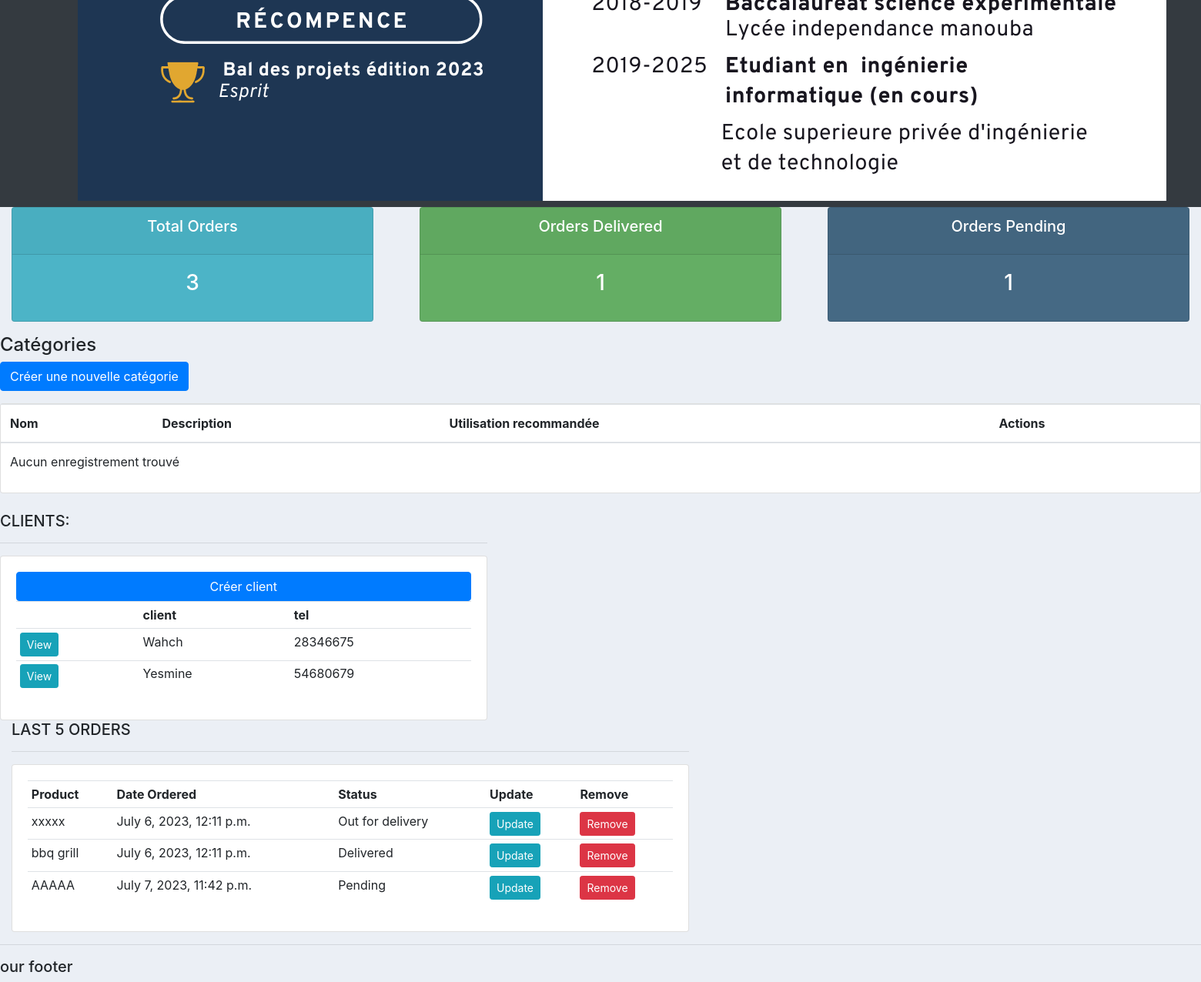
Page / (signed in, lower part) on the earlier database version.
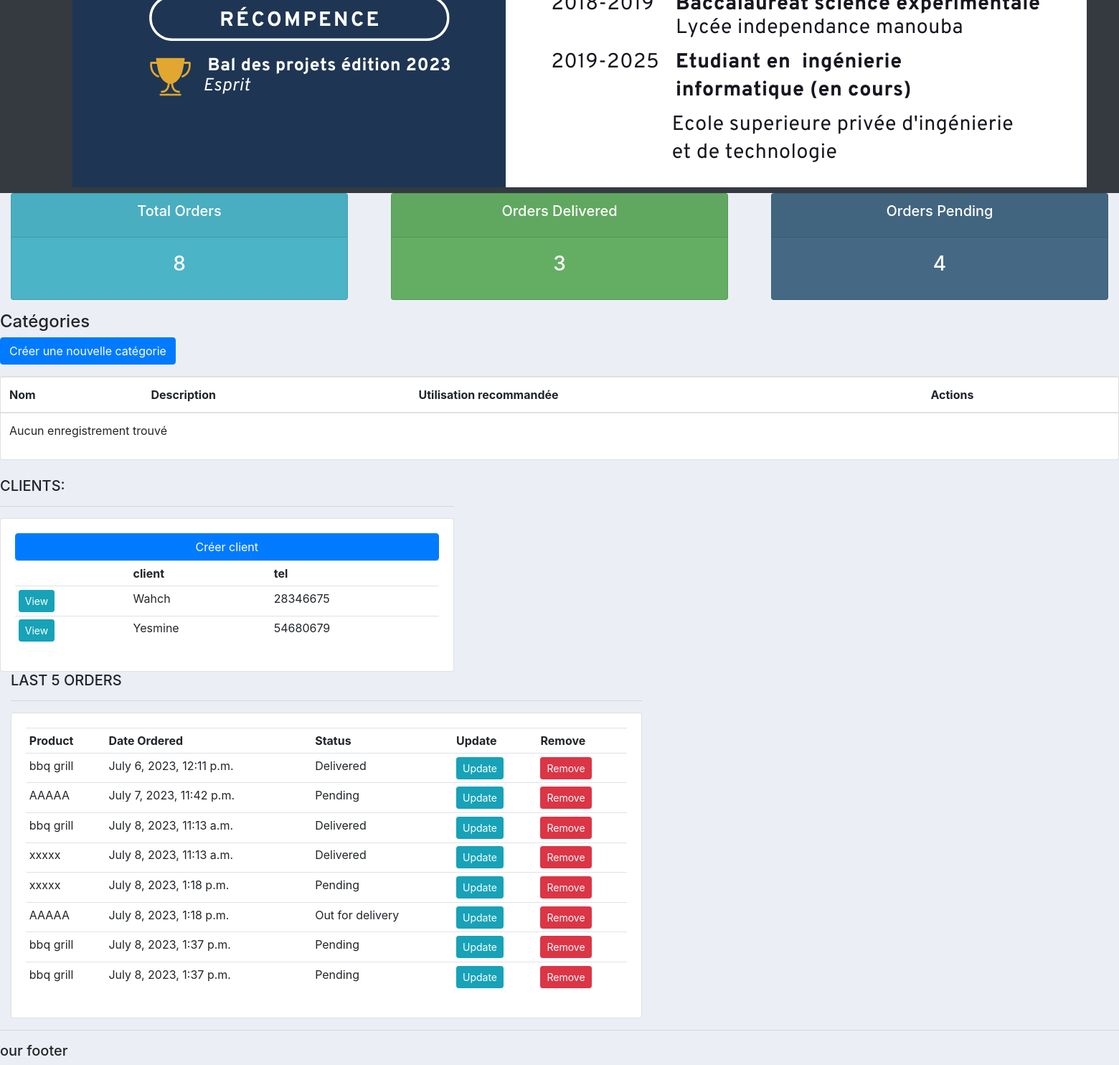
Same page on the later database version.
### accounts/models.py (models this page shows, shortened)
class customer(models.Model):
    name = models.CharField(max_length=200 , null=True)
    phone = models.CharField(max_length=200 , null=True)
    email = models.CharField(max_length=200 , null=True)
    date_created = models.DateTimeField(auto_now_add=True , null=True)

class Order(models.Model):
    STATUS =(
        ('Pending','Pending') ,
        ('Out for delivery','Out for delivery') ,
        ('Delivered','Delivered') ,
    )
    Costumer = models.ForeignKey(customer,null=True,on_delete=models.SET_NULL)
    product  = models.ForeignKey(Product,null=True,on_delete=models.SET_NULL)
    date_created = models.DateTimeField(auto_now_add=True , null=True)
    status = models.CharField(max_length=200 , null=True , choices=STATUS)
    note = models.CharField(max_length=1000 , null=True )

class Product(models.Model):
    CATEGORY =(
        ('indoor','indoor') ,
        ('Outdoor','Outdoor') ,
        )
    name = models.CharField(max_length=200 , null=True)
    price = models.FloatField(null=True)
    Category = models.CharField(max_length=200 , null=True , choices=CATEGORY)
    description = models.CharField(max_length=200 , null=True , blank=True)
    date_created = models.DateTimeField(auto_now_add=True , null=True)
    tags = models.ManyToManyField(Tag)
    def __str__(self):
        return self.name

### accounts/views.py (the view)
# urls.py: path('', views.home , name='home'),
@login_required(login_url='login')
def home(request):
    orders = Order.objects.all()
    customers = customer.objects.all()
    total_customers = customers.count()
    total_orders =  orders.count()
    Delivered = orders.filter(status='Delivered').count()
    Pending = orders.filter(status='Pending').count()
    context = {'orders':orders , 'customers':customers , 'total_customers':total_customers , 'total_orders':total_orders , 'Delivered':Delivered , 'Pending':Pending}
    return render(request,'accounts/dashboard.html', context)

### accounts/templates/accounts/dashboard.html
{% extends 'accounts/main.html' %}
{% block content %}
{% include 'accounts/status.html' %}
<div class="container-xxl flex-grow-1 container-p-y">
    <h4 class="fw-bold">
        Catégories
    </h4>
    <a type="button" class="btn btn-primary mb-3" href="#">Créer une nouvelle catégorie</a>
    <div class="card">
        <div class="table-responsive text-nowrap">
            <div id="search-results">
                <table class="table">
                    <thead>
                        <tr>
                            <th>Nom</th>
                            <th>Description</th>
                            <th>Utilisation recommandée</th>
                            <th>Actions</th>
                        </tr>
                    </thead>
                    <tbody class="table-border-bottom-0" id="myTable">
                            <tr>
                                <td colspan="5">Aucun enregistrement trouvé</td>
                            </tr>
                    </tbody>
                </table>
            </div>
        </div>
    </div>
</div>
<br>
<div class="row">
    <div class="col-md-5">
      <h5>CLIENTS:</h5>
      <hr>
      <div class="card card-body">
        <a class="btn btn-primary" href=""> Créer client</a>
        <table class="table table-sm">
          <tr>
            <th></th>
            <th>client</th>
            <th>tel</th>
          </tr>
          {% for customer in customers %}
        <tr>
            <td><a class="btn btn-primary btn-sm btn-info" href="{% url 'costume' customer.id %}">View</a></td>
            <td> {{customer.name}}</td>
            <td> {{customer.phone}}</td>
        </tr>
        {% endfor %}
        </table>
      </div>
    </div>
  </div>
  <div class="col-md-7">
    <h5>LAST 5 ORDERS</h5>
    <hr>
    <div class="card card-body">
      <table class="table table-sm">
        <tr>
          <th>Product</th>
          <th>Date Ordered</th>
          <th>Status</th>
          <th>Update</th>
          <th>Remove</th>
        </tr>
        {% for order in orders %}
        <tr>
            <td> {{order.product}}</td>
            <td> {{order.date_created}}</td>
            <td> {{order.status}}</td>
            <td><a class="btn btn-primary btn-sm btn-info" href="{% url 'update_order' order.id %}">Update</a></td>
            <td><a class="btn btn-primary btn-sm btn-danger" href="{% url 'delete_order' order.id %}">Remove</a></td>
        </tr>
        {% endfor %}
      </table>
    </div>
  </div>
{% endblock content %}

### accounts/templates/accounts/main.html (shortened to what this page needs)
{% load static %}
<!DOCTYPE html>
<html>
<head>
    <link rel="stylesheet" href="https://cdn.jsdelivr.net/npm/bootstrap@4.3.1/dist/css/bootstrap.min.css">
<link rel="stylesheet" type="text/css" href="{% static '/css/main.css'%}">
</head>
<body>
    {% include 'accounts/navbar.html' %}
{% block content %}
{% endblock %}
    <hr>
    <h5>our footer</h5>
</body>
</html>

### accounts/templates/accounts/navbar.html (shortened to what this page needs)
{% load static %}
<nav class="navbar navbar-expand-lg navbar-dark bg-dark">
    <img src="{% static 'images/logo.png'%}" alt="">
  </nav>

### accounts/templates/accounts/status.html (shortened to what this page needs)
<div class="row">
  <div class="col">
    <div class="col-md">
      <div class="card text-center text-white total-orders mb-3" id="total-orders">
        <div class="card-header">
          <h5 class="card-title">Total Orders</h5>
        </div>
        <div class="card-body">
          <h3 class="card-title">{{total_orders}}</h3>
        </div>
      </div>
    </div>
  </div>
  <div class="col">
    <div class="col-md">
      <div class="card text-center text-white mb-3" id="orders-delivered">
        <div class="card-header">
          <h5 class="card-title">Orders Delivered</h5>
        </div>
        <div class="card-body">
          <h3 class="card-title">{{ Delivered}}</h3>
        </div>
      </div>
    </div>
  </div>
  <div class="col">
    <div class="col-md">
      <div class="card text-center text-white mb-3" id="orders-pending">
        <div class="card-header">
          <h5 class="card-title">Orders Pending</h5>
        </div>
        <div class="card-body">
          <h3 class="card-title">{{ Pending}}</h3>
        </div>
      </div>
    </div>
  </div>
</div>

### static/css/main.css (style rules this page uses)
body { background-color: #ebeff5; }
#total-orders { background-color: #4cb4c7; }
#orders-delivered { background-color: #7abecc; }
#orders-pending { background-color: #7CD1C0; }

### accounts/templates/accounts/status.html (style rules this page uses)
.total-orders { background-color: rgb(192, 47, 177); }
#orders-delivered { background-color: rgb(100, 174, 100); }
#orders-pending { background-color: rgb(69, 105, 132); }

Differences in the rows shown:
removed Order: product "xxxxx", date_created "July 6, 2023, 12:11 p.m.", status "Out for delivery"
added Order: product "bbq grill", date_created "July 8, 2023, 11:13 a.m.", status "Delivered"
added Order: product "xxxxx", date_created "July 8, 2023, 11:13 a.m.", status "Delivered"
added Order: product "xxxxx", date_created "July 8, 2023, 1:18 p.m.", status "Pending"
added Order: product "AAAAA", date_created "July 8, 2023, 1:18 p.m.", status "Out for delivery"
added Order: product "bbq grill", date_created "July 8, 2023, 1:37 p.m.", status "Pending"
added Order: product "bbq grill", date_created "July 8, 2023, 1:37 p.m.", status "Pending"
Other differences:
{{ total_orders }}: "3" → "8"
{{ Delivered }}: "1" → "3"
{{ Pending }}: "1" → "4"
